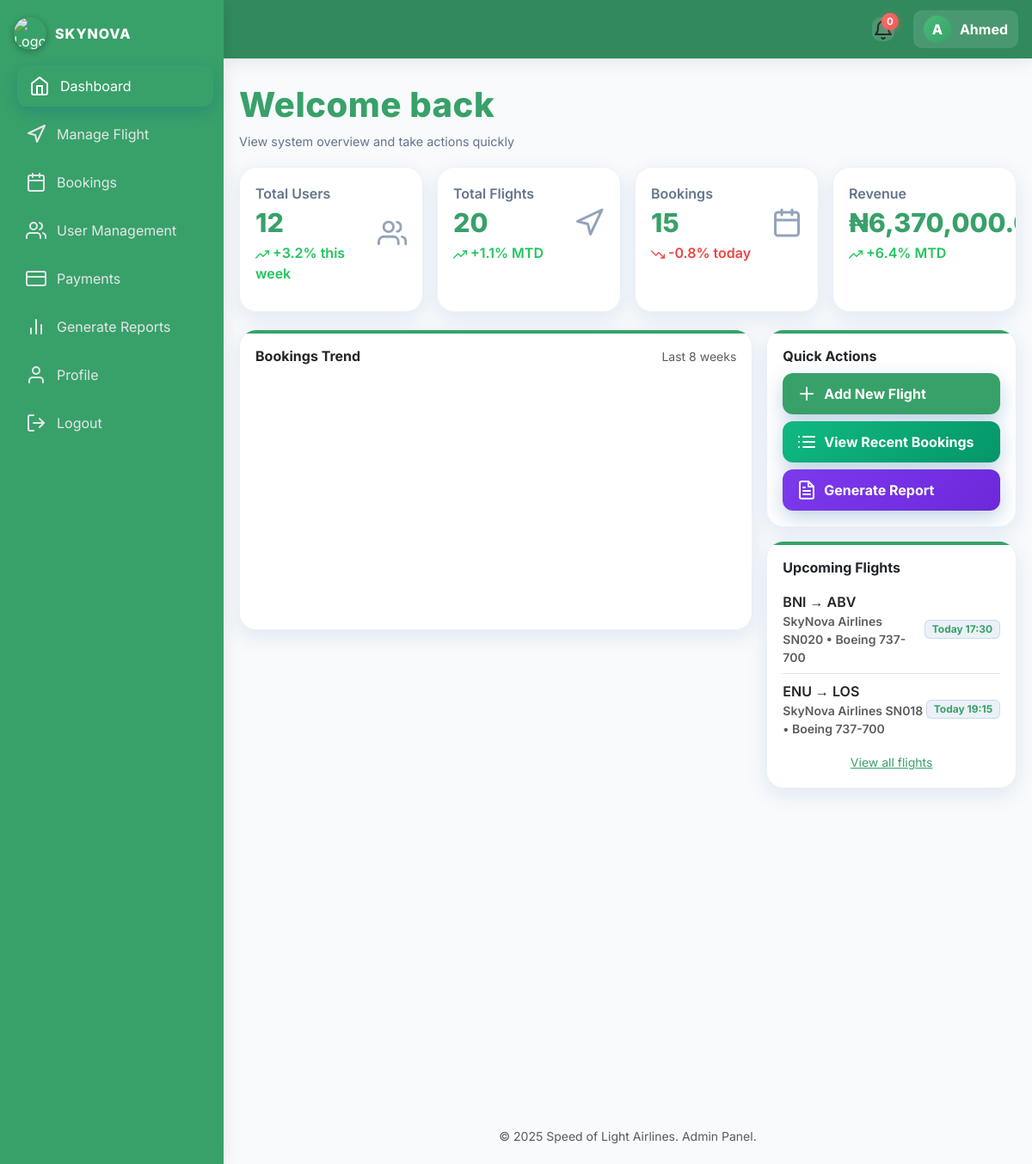
The page /Admin/dashboard.php (signed in) on the database as committed earlier.
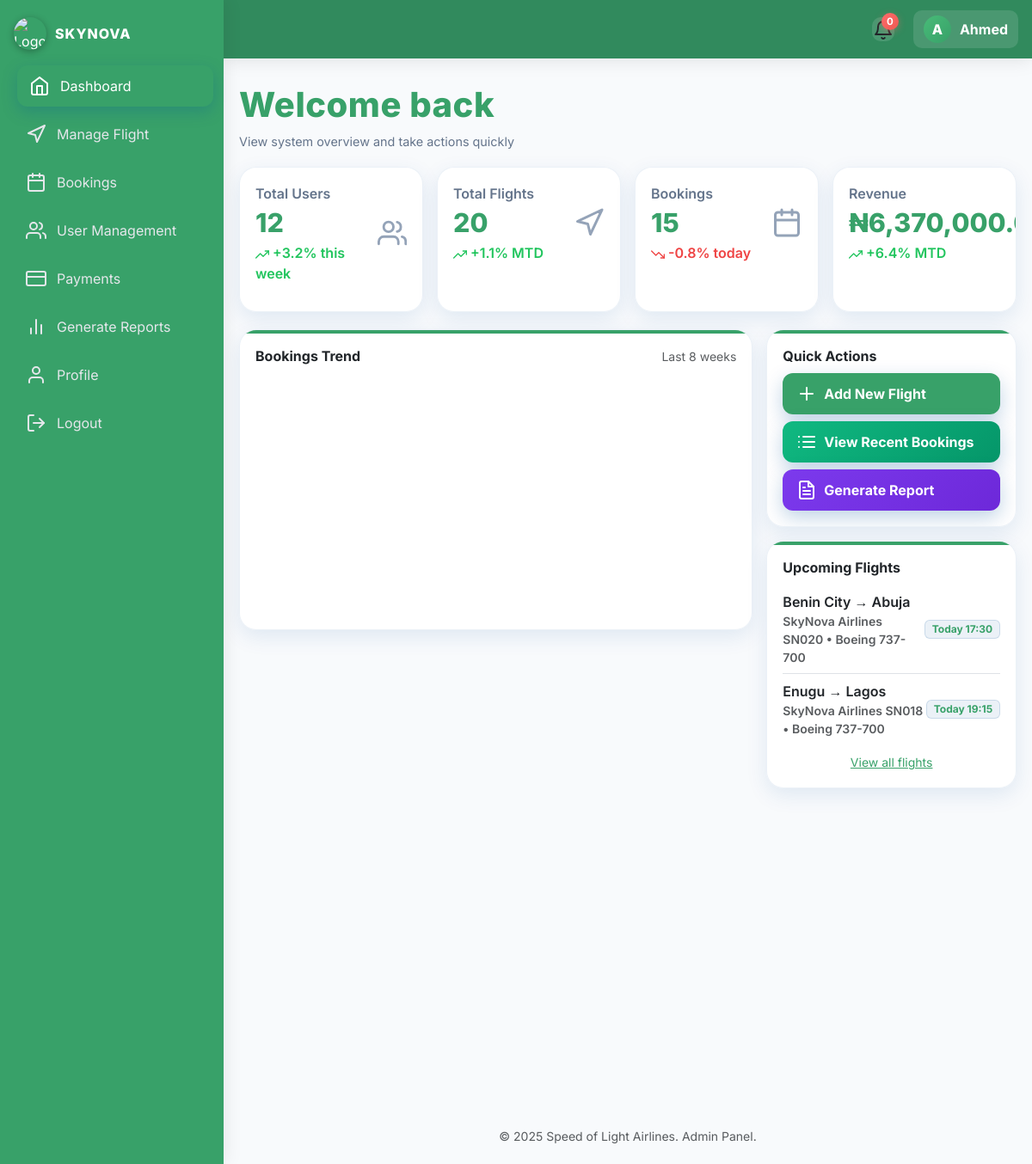
The same page on the database as committed later.
### tables this page shows
CREATE TABLE `flights` (
  `flight_id` bigint(20) UNSIGNED NOT NULL,
  `airline` varchar(100) NOT NULL,
  `flight_no` varchar(50) NOT NULL,
  `origin` varchar(100) NOT NULL,
  `destination` varchar(100) NOT NULL,
  `flight_date` date NOT NULL,
  `departure_time` time NOT NULL,
  `arrival_time` time NOT NULL,
  `aircraft` varchar(100) NOT NULL,
  `price` decimal(12,2) NOT NULL,
  `seats_available` int(11) NOT NULL,
  `status` enum('Scheduled','Delayed','Cancelled','Completed','Boarding') DEFAULT 'Scheduled',
  `created_at` timestamp NOT NULL DEFAULT current_timestamp(),
  `updated_at` timestamp NOT NULL DEFAULT current_timestamp() ON UPDATE current_timestamp(),
  `status_id` tinyint(4) NOT NULL DEFAULT 1,
  `economy_price` decimal(10,2) DEFAULT 0.00,
  `business_price` decimal(10,2) DEFAULT 0.00,
  `first_class_price` decimal(10,2) DEFAULT 0.00,
  `economy_seats` int(11) DEFAULT 0,
  `business_seats` int(11) DEFAULT 0,
  `first_class_seats` int(11) DEFAULT 0
);

### Admin/dashboard.php (the view, shortened to what the changed rows need)
<?php
$host = 'localhost';
$dbname = 'airlines';
$username = 'root';
$password = '';
try {
    $pdo = new PDO("mysql:host=$host;dbname=$dbname;charset=utf8mb4", $username, $password, [
        PDO::ATTR_ERRMODE => PDO::ERRMODE_EXCEPTION,
        PDO::ATTR_DEFAULT_FETCH_MODE => PDO::FETCH_ASSOC,
    ]);
} catch (PDOException $e) {
    die("Database connection failed: " . $e->getMessage());
}
$upcoming_flights = [];
try {
    $stmt = $pdo->query("
        SELECT
            flight_id,
            airline,
            flight_no,
            origin,
            destination,
            flight_date,
            departure_time,
            arrival_time,
            aircraft,
            price,
            seats_available,
            status
        FROM flights
        WHERE CONCAT(flight_date, ' ', departure_time) >= NOW()
        AND status = 'scheduled'
        ORDER BY flight_date ASC, departure_time ASC
        LIMIT 3
    ");
    $upcoming_flights = $stmt->fetchAll();
} catch (PDOException $e) {
    $upcoming_flights = [];
}
function formatFlightTime($flight_date, $departure_time)
{
    $datetime_string = $flight_date . ' ' . $departure_time;
    $timestamp = strtotime($datetime_string);
    $today = strtotime('today');
    $tomorrow = strtotime('tomorrow');
    if (date('Y-m-d', $timestamp) == date('Y-m-d', $today)) {
        return 'Today ' . date('H:i', $timestamp);
    } elseif (date('Y-m-d', $timestamp) == date('Y-m-d', $tomorrow)) {
        return 'Tomorrow ' . date('H:i', $timestamp);
    } else {
        return date('D H:i', $timestamp);
    }
}
?>
<!DOCTYPE html>
<html lang="en">
<head>
    <link href="https://cdn.jsdelivr.net/npm/bootstrap@5.3.2/dist/css/bootstrap.min.css" rel="stylesheet">
    <link rel="stylesheet" href="https://cdnjs.cloudflare.com/ajax/libs/animate.css/4.1.1/animate.min.css" />
    <link rel="stylesheet" href="https://cdn.jsdelivr.net/npm/feather-icons/dist/feather.min.css">
</head>
<body>
    <main class="content">
        <div class="page-title reveal">
            <h1>Welcome back</h1>
        </div>
        <div class="row g-3 mt-1">
            <div class="col-xl-4 reveal">
                <div class="smart-card">
                    <ul class="list-unstyled mb-0">
                        <?php if (!empty($upcoming_flights)): ?>
                            <?php foreach ($upcoming_flights as $index => $flight): ?>
                                <li class="d-flex justify-content-between align-items-center py-2 <?php echo $index < count($upcoming_flights) - 1 ? 'border-bottom' : ''; ?>">
                                    <span class="fw-semibold">
                                        <?php echo htmlspecialchars($flight['origin']); ?> → <?php echo htmlspecialchars($flight['destination']); ?>
                                        <small class="text-muted d-block">
                                            <?php echo htmlspecialchars($flight['airline']); ?> <?php echo htmlspecialchars($flight['flight_no']); ?>
                                            <?php if (isset($flight['aircraft'])): ?>
                                                • <?php echo htmlspecialchars($flight['aircraft']); ?>
                                            <?php endif; ?>
                                        </small>
                                    </span>
                                    <span class="badge badge-soft">
                                        <?php echo formatFlightTime($flight['flight_date'], $flight['departure_time']); ?>
                                    </span>
                                </li>
                            <?php endforeach; ?>
                        <?php endif; ?>
                    </ul>
                </div>
            </div>
        </div>
    </main>
</body>
</html>

Rows that differ between the two databases and show on the page:
changed flights "SN020": origin "BNI" → "Benin City"; destination "ABV" → "Abuja"
changed flights "SN018": origin "ENU" → "Enugu"; destination "LOS" → "Lagos"
